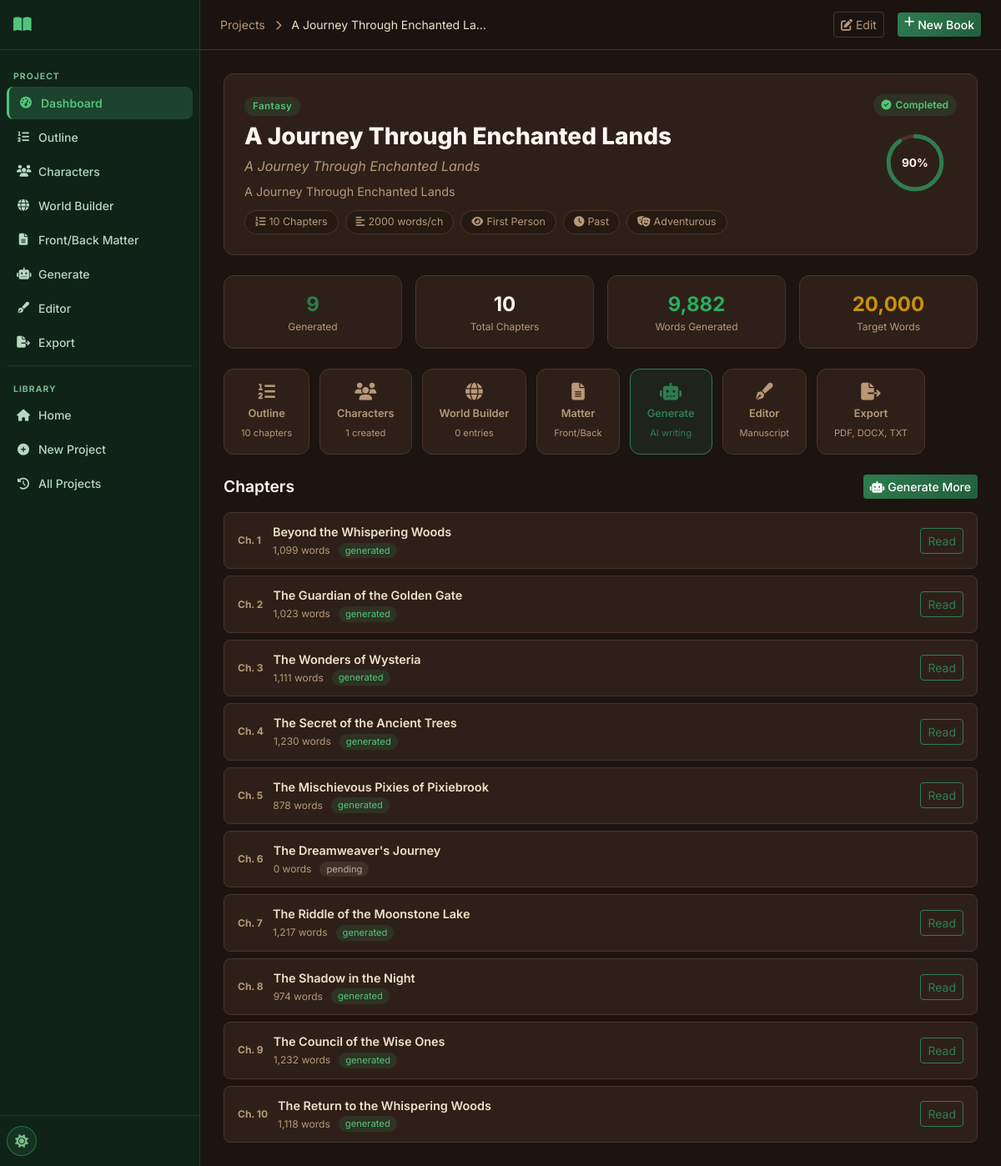
Page /project/10 on the committed database.
### tables this page shows
CREATE TABLE projects (
    id INTEGER PRIMARY KEY AUTOINCREMENT,
    title TEXT NOT NULL,
    subtitle TEXT DEFAULT '',
    genre TEXT DEFAULT 'Fantasy',
    audience TEXT DEFAULT 'Adult',
    description TEXT DEFAULT '',
    language TEXT DEFAULT 'English',
    story_type TEXT DEFAULT 'Novel',
    writing_style TEXT DEFAULT 'Descriptive',
    point_of_view TEXT DEFAULT 'Third Person Limited',
    tense TEXT DEFAULT 'Past',
    tone TEXT DEFAULT 'Adventurous',
    num_chapters INTEGER DEFAULT 10,
    words_per_chapter INTEGER DEFAULT 2000,
    creativity_level TEXT DEFAULT 'balanced',
    temperature REAL DEFAULT 0.7,
    top_p REAL DEFAULT 0.9,
    max_tokens INTEGER DEFAULT 4096,
    status TEXT DEFAULT 'draft',
    current_chapter INTEGER DEFAULT 0,
    total_words INTEGER DEFAULT 0,
    cover_prompt TEXT DEFAULT '',
    include_images INTEGER DEFAULT 0,
    images_per_chapter INTEGER DEFAULT 1,
    image_style TEXT DEFAULT 'Realistic',
    created_at TIMESTAMP DEFAULT CURRENT_TIMESTAMP,
    updated_at TIMESTAMP DEFAULT CURRENT_TIMESTAMP
);

CREATE TABLE chapters (
    id INTEGER PRIMARY KEY AUTOINCREMENT,
    project_id INTEGER NOT NULL,
    chapter_number INTEGER NOT NULL,
    chapter_title TEXT DEFAULT '',
    content TEXT DEFAULT '',
    word_count INTEGER DEFAULT 0,
    summary TEXT DEFAULT '',
    status TEXT DEFAULT 'pending',
    important_events TEXT DEFAULT '',
    characters_introduced TEXT DEFAULT '',
    character_changes TEXT DEFAULT '',
    locations TEXT DEFAULT '',
    timeline_updates TEXT DEFAULT '',
    unresolved_plot_points TEXT DEFAULT '',
    created_at TIMESTAMP DEFAULT CURRENT_TIMESTAMP,
    updated_at TIMESTAMP DEFAULT CURRENT_TIMESTAMP,
    FOREIGN KEY (project_id) REFERENCES projects(id) ON DELETE CASCADE
);

### routes/projects.py (the view)
@bp.route('/project/<int:project_id>')
def project_detail(project_id):
    db = get_db()
    project = db.execute('SELECT * FROM projects WHERE id = ?', (project_id,)).fetchone()
    if not project:
        return redirect(url_for('main.history'))
    chapters = db.execute(
        'SELECT * FROM chapters WHERE project_id = ? ORDER BY chapter_number',
        (project_id,)
    ).fetchall()
    outline = db.execute(
        'SELECT * FROM outline WHERE project_id = ? ORDER BY order_index, chapter_number',
        (project_id,)
    ).fetchall()
    char_count = db.execute('SELECT COUNT(*) FROM characters WHERE project_id = ?', (project_id,)).fetchone()[0]
    world_count = db.execute('SELECT COUNT(*) FROM worldbuilding WHERE project_id = ?', (project_id,)).fetchone()[0]
    outline_count = len(outline)
    generated_count = sum(1 for c in chapters if c['status'] == 'generated')
    total_words = sum(c['word_count'] for c in chapters)
    target_words = (project['num_chapters'] or 10) * (project['words_per_chapter'] or 2000)
    progress = int((generated_count / project['num_chapters'] * 100)) if project['num_chapters'] else 0
    groq_configured = bool(get_setting(db, 'groq_api_key'))
    return render_template('project_detail.html',
                           project=project, chapters=chapters, outline=outline,
                           char_count=char_count, world_count=world_count,
                           outline_count=outline_count, generated_count=generated_count,
                           total_words=total_words, target_words=target_words,
                           progress=progress, groq_configured=groq_configured)

### database/__init__.py (called while the page is built)
def get_db():
    if 'db' not in g:
        db_path = current_app.config['DATABASE']
        os.makedirs(os.path.dirname(db_path), exist_ok=True)
        g.db = sqlite3.connect(db_path)
        g.db.row_factory = sqlite3.Row
        g.db.execute('PRAGMA foreign_keys = ON')
        g.db.execute('PRAGMA journal_mode = WAL')
    return g.db

### utils/helpers.py (called while the page is built)
def get_setting(db, key, default=''):
    row = db.execute('SELECT value FROM settings WHERE key = ?', (key,)).fetchone()
    return row['value'] if row else default

### templates/project_detail.html (shortened to what this page needs)
{% extends "base.html" %}
{% block breadcrumb %}
<a href="{{ url_for('main.history') }}" class="text-muted text-decoration-none">Projects</a>
<i class="fas fa-chevron-right mx-2 text-muted small"></i>
{{ project.title[:30] }}{% if project.title|length > 30 %}…{% endif %}
{% endblock %}
{% block topnav_actions %}
<a href="{{ url_for('projects.edit_project', project_id=project.id) }}" class="btn btn-outline-secondary btn-sm me-2">
  <i class="fas fa-edit me-1"></i>Edit
</a>
{% endblock %}
{% block content %}
<div class="project-hero mb-4">
  <div class="project-hero-info">
    <div class="genre-badge genre-{{ project.genre | lower | replace(' ', '-') | replace('/', '-') }} mb-2">{{ project.genre }}</div>
    <h1 class="project-hero-title">{{ project.title }}</h1>
    {% if project.subtitle %}<p class="project-hero-subtitle">{{ project.subtitle }}</p>{% endif %}
    <p class="project-hero-desc">{{ project.description }}</p>
    <div class="project-meta-tags">
      <span class="meta-tag"><i class="fas fa-list-ol me-1"></i>{{ project.num_chapters }} Chapters</span>
      <span class="meta-tag"><i class="fas fa-align-left me-1"></i>{{ project.words_per_chapter }} words/ch</span>
      <span class="meta-tag"><i class="fas fa-eye me-1"></i>{{ project.point_of_view }}</span>
      <span class="meta-tag"><i class="fas fa-clock me-1"></i>{{ project.tense }}</span>
      <span class="meta-tag"><i class="fas fa-theater-masks me-1"></i>{{ project.tone }}</span>
    </div>
  </div>
  <div class="project-hero-actions">
    <div class="status-pill status-{{ project.status }} mb-2">
      {% if project.status == 'completed' %}<i class="fas fa-check-circle"></i>
      {% elif project.status == 'generating' %}<i class="fas fa-spinner fa-spin"></i>
      {% elif project.status == 'paused' %}<i class="fas fa-pause-circle"></i>
      {% else %}<i class="fas fa-circle-dot"></i>{% endif %}
      {{ project.status | title }}
    </div>
    <div class="progress-display">
      <div class="progress-circle">
        <svg viewBox="0 0 36 36">
          <circle cx="18" cy="18" r="15.9" fill="none" stroke="var(--border-color)" stroke-width="2"/>
          <circle cx="18" cy="18" r="15.9" fill="none" stroke="var(--primary)" stroke-width="2.5"
                  stroke-dasharray="{{ progress }}, 100" stroke-linecap="round" transform="rotate(-90 18 18)"/>
        </svg>
        <span>{{ progress }}%</span>
      </div>
    </div>
  </div>
</div>
<div class="row g-3 mb-4">
  <div class="col-6 col-md-3">
    <div class="mini-stat">
      <div class="mini-stat-value text-primary">{{ generated_count }}</div>
      <div class="mini-stat-label">Generated</div>
    </div>
  </div>
  <div class="col-6 col-md-3">
    <div class="mini-stat">
      <div class="mini-stat-value">{{ project.num_chapters }}</div>
      <div class="mini-stat-label">Total Chapters</div>
    </div>
  </div>
  <div class="col-6 col-md-3">
    <div class="mini-stat">
      <div class="mini-stat-value text-success">{{ '{:,}'.format(total_words) }}</div>
      <div class="mini-stat-label">Words Generated</div>
    </div>
  </div>
  <div class="col-6 col-md-3">
    <div class="mini-stat">
      <div class="mini-stat-value text-warning">{{ '{:,}'.format(target_words) }}</div>
      <div class="mini-stat-label">Target Words</div>
    </div>
  </div>
</div>
<div class="quick-actions mb-4">
  <a href="{{ url_for('outline.outline_page', project_id=project.id) }}" class="quick-action-btn">
    <i class="fas fa-list-ol"></i>
    <span>Outline</span>
    <small>{{ outline_count }} chapters</small>
  </a>
  <a href="{{ url_for('characters.characters_page', project_id=project.id) }}" class="quick-action-btn">
    <i class="fas fa-users"></i>
    <span>Characters</span>
    <small>{{ char_count }} created</small>
  </a>
  <a href="{{ url_for('worldbuilding.worldbuilding_page', project_id=project.id) }}" class="quick-action-btn">
    <i class="fas fa-globe"></i>
    <span>World Builder</span>
    <small>{{ world_count }} entries</small>
  </a>
  <a href="{{ url_for('matter.matter_page', project_id=project.id) }}" class="quick-action-btn">
    <i class="fas fa-file-alt"></i>
    <span>Matter</span>
    <small>Front/Back</small>
  </a>
  <a href="{{ url_for('chapters.generation_page', project_id=project.id) }}" class="quick-action-btn highlight">
    <i class="fas fa-robot"></i>
    <span>Generate</span>
    <small>AI writing</small>
  </a>
  <a href="{{ url_for('editor.editor_page', project_id=project.id) }}" class="quick-action-btn">
    <i class="fas fa-pen-fancy"></i>
    <span>Editor</span>
    <small>Manuscript</small>
  </a>
  <a href="{{ url_for('exports.export_page', project_id=project.id) }}" class="quick-action-btn">
    <i class="fas fa-file-export"></i>
    <span>Export</span>
    <small>PDF, DOCX, TXT</small>
  </a>
</div>
{% if chapters %}
<div class="section-header mb-3">
  <h2 class="section-title">Chapters</h2>
  <a href="{{ url_for('chapters.generation_page', project_id=project.id) }}" class="btn btn-primary btn-sm">
    <i class="fas fa-robot me-1"></i>Generate More
  </a>
</div>
<div class="chapters-grid">
  {% for ch in chapters %}
  <div class="chapter-item chapter-status-{{ ch.status }}">
    <div class="chapter-num">Ch. {{ ch.chapter_number }}</div>
    <div class="chapter-info">
      <div class="chapter-title">{{ ch.chapter_title or 'Untitled Chapter' }}</div>
      <div class="chapter-meta">
        <span class="chapter-words">{{ '{:,}'.format(ch.word_count) }} words</span>
        <span class="chapter-badge badge-{{ ch.status }}">{{ ch.status }}</span>
      </div>
    </div>
    {% if ch.status == 'generated' %}
    <a href="{{ url_for('chapters.chapter_view', project_id=project.id, chapter_id=ch.id) }}" class="btn btn-sm btn-outline-primary ms-auto">
      Read
    </a>
    {% elif ch.status == 'generating' %}
    <span class="spinner-border spinner-border-sm text-primary ms-auto"></span>
    {% endif %}
  </div>
  {% endfor %}
</div>
{% endif %}
{% endblock %}

### rows in the picture
projects: title "A Journey Through Enchanted La", genre "Fantasy", title "A Journey Through Enchanted Lands", subtitle "A Journey Through Enchanted Lands", description "A Journey Through Enchanted Lands", num_chapters "10", words_per_chapter "2000", point_of_view "First Person", tense "Past", tone "Adventurous", status "Completed"
chapters: chapter_number "1", chapter_title "Beyond the Whispering Woods", word_count "1,099", status "generated"
chapters: chapter_number "2", chapter_title "The Guardian of the Golden Gate", word_count "1,023", status "generated"
chapters: chapter_number "3", chapter_title "The Wonders of Wysteria", word_count "1,111", status "generated"
chapters: chapter_number "4", chapter_title "The Secret of the Ancient Trees", word_count "1,230", status "generated"
chapters: chapter_number "5", chapter_title "The Mischievous Pixies of Pixiebrook", word_count "878", status "generated"
chapters: chapter_number "6", chapter_title "The Dreamweaver's Journey", word_count "0", status "pending"
chapters: chapter_number "7", chapter_title "The Riddle of the Moonstone Lake", word_count "1,217", status "generated"
chapters: chapter_number "8", chapter_title "The Shadow in the Night", word_count "974", status "generated"
chapters: chapter_number "9", chapter_title "The Council of the Wise Ones", word_count "1,232", status "generated"
chapters: chapter_number "10", chapter_title "The Return to the Whispering Woods", word_count "1,118", status "generated"

### other values in the picture
{{ progress }} "90"
{{ generated_count }} "9"
{{ '{:,}'.format(total_words) }} "9,882"
{{ '{:,}'.format(target_words) }} "20,000"
{{ outline_count }} "10"
{{ char_count }} "1"
{{ world_count }} "0"
